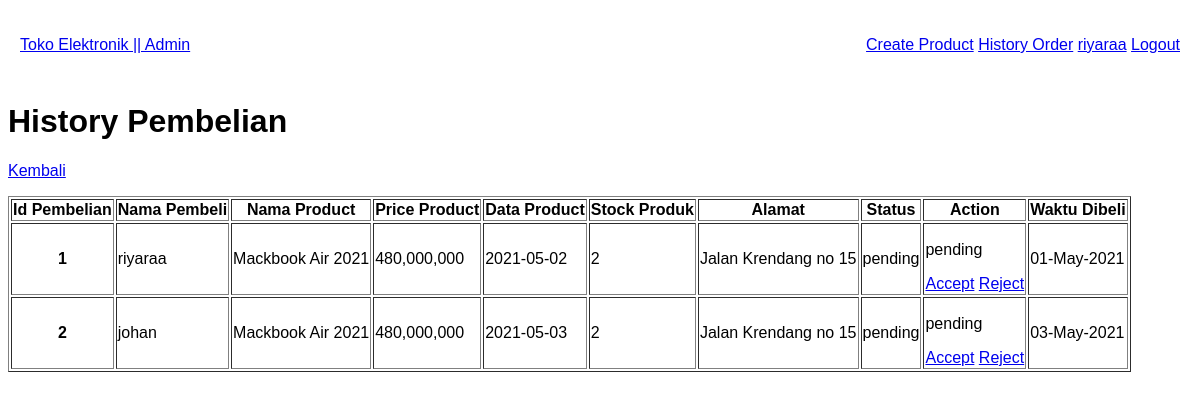
/views/admin/history_pembelian.php (signed in), run on the app's committed database.
### tables this page shows
CREATE TABLE `checkout` (
  `id_checkout` int(11) NOT NULL,
  `name_user` varchar(50) NOT NULL,
  `name_product` varchar(50) NOT NULL,
  `price_product` int(11) NOT NULL,
  `date_product` date NOT NULL,
  `stock_product` int(11) NOT NULL,
  `address` varchar(250) NOT NULL,
  `status` enum('pending','accept','reject') NOT NULL,
  `createdAt` timestamp NOT NULL DEFAULT CURRENT_TIMESTAMP
);

### app/app.php (called while the page is built, shortened)
<?php
$dbapp = mysqli_connect("localhost", "root", "root", "test-app") or die("Failed Connect Db");
function tampilkan_checkout(){
    global $dbapp;
    $query = 'SELECT * FROM checkout';
    $data = mysqli_query($dbapp, $query);
    $rows = [];
    while ($row = mysqli_fetch_assoc($data)) {
        $rows[] = $row;
    }
    return $rows;
}

### views/admin/history_pembelian.php (the view, shortened to what this page needs)
<?php
    require('../../app/app.php');
    $data_pembelian = tampilkan_checkout();
    require('partials/header.php');
?>
    <h1 class="text-center mt-5 mb-4"> History Pembelian </h1>
    <p class="text-center"><a href="index.php">Kembali</a></p>
    <div class="container-fluid">
        <table class="table mt-5" border="1">
            <thead>
                <tr>
                <th scope="col">Id Pembelian</th>
                <th scope="col">Nama Pembeli</th>
                <th scope="col">Nama Product</th>
                <th scope="col">Price Product</th>
                <th scope="col">Data Product</th>
                <th scope="col">Stock Produk</th>
                <th scope="col">Alamat</th>
                <th scope="col">Status</th>
                <th scope="col">Action</th>
                <th scope="col">Waktu Dibeli</th>
                </tr>
            </thead>
            <tbody>
                <?php
                $nomor = 1;
                foreach ($data_pembelian as $data) : ?>
                <tr>
                <th><?= $nomor++?></th>
                <td><?= $data['name_user'] ?></td>
                <td><?= $data['name_product']?></td>
                <td><?= number_format($data['price_product'])?></td>
                <td><?= $data['date_product']?></td>
                <td><?= $data['stock_product']?></td>
                <td><?= $data['address']?></td>
                <td><?= $data['status']?></td>
                <td>
                    <?php if ($data['status'] === "accept") : ?>
                    <span class="text-success fw-bold"><?= $data['status'] ?></span>
                    <?php elseif($data['status'] === "reject") : ?>
                    <span class="text-danger fw-bold"><?= $data['status'] ?></span>
                    <?php else : ?>
                    <p><?= $data['status'] ?></p>
                    <a href="accept.php?id=<?= $data['id_checkout'] ?>" class="btn btn-success">Accept</a>
                    <a href="reject.php?id=<?= $data['id_checkout'] ?>" class="btn btn-danger">Reject</a>
                    <?php endif;?>
                </td>
                <td><?= date("d-M-Y", strtotime($data["createdAt"])); ?></td>
                </tr>
                <?php endforeach; ?>
            </tbody>
        </table>
    </div>
<?php
    require('partials/footer.php');
?>

### views/admin/partials/header.php (shortened to what this page needs)
<!DOCTYPE html>
<html lang="en">
<head>
    <link rel="stylesheet" href="../admin/assets/css/style.css">
</head>
<body>
    <header>
        <nav class="navigation">
            <div class="nav-link">
                <a href="../admin/index.php" class="nav-brand">Toko Elektronik || Admin</a>
            </div>
            <div class="nav-link">
                <ul>
                    <a href="create-product.php" class="nav-item">Create Product</a>
                    <a href="history_pembelian.php" class="nav-item">History Order</a>
                    <a href="../index.php" class="nav-item"><?= $_SESSION["full_name"]; ?></a>
                    <a href="../../process/logout.php" class="nav-item">Logout</a>
                </ul>
            </div>
        </nav>
    </header>

### views/admin/partials/footer.php
</body>
</html>

### views/admin/assets/css/style.css (style rules this page uses)
*, html { font-family: "Poppins", sans-serif; }
.navigation { padding: 12px; display: flex; align-items: center; justify-content: space-between; }

### data on the page
checkout: name_user "riyaraa", name_product "Mackbook Air 2021", price_product "480,000,000", date_product "2021-05-02", stock_product "2", address "Jalan Krendang no 15", status "pending", createdAt "01-May-2021"
checkout: name_user "johan", name_product "Mackbook Air 2021", price_product "480,000,000", date_product "2021-05-03", stock_product "2", address "Jalan Krendang no 15", status "pending", createdAt "03-May-2021"

### other printed values
$_SESSION["full_name"] "riyaraa"
